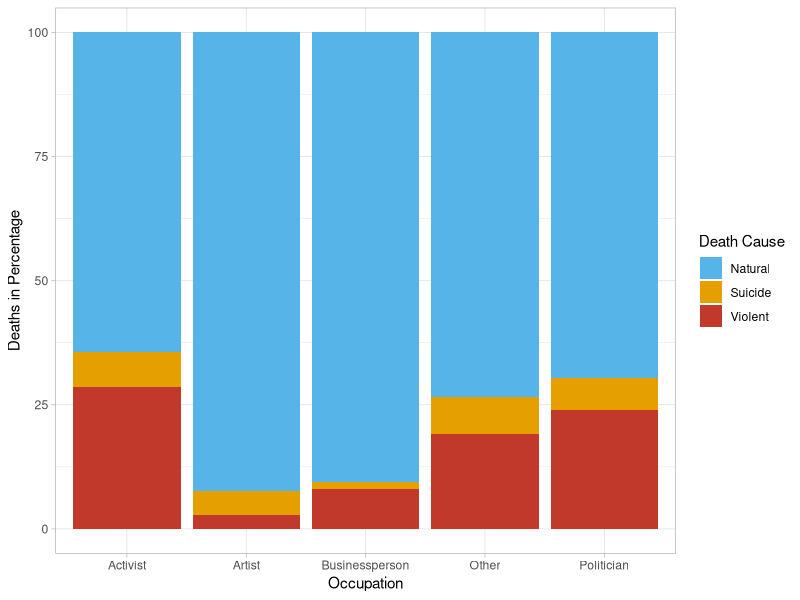
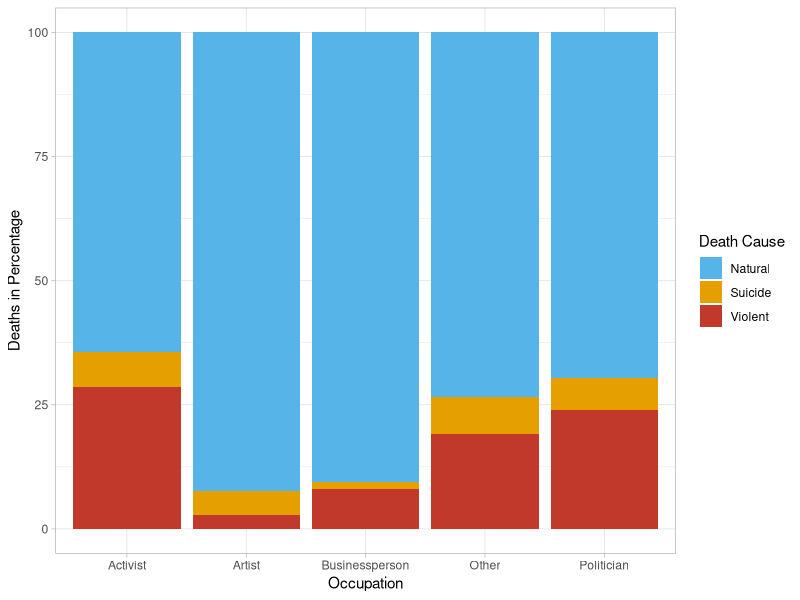

The R script that drew these images, in order: (Note: this script raises an error after producing the figures.)
library(tidyverse)
library('dplyr')

people_data <- read_csv('people_data.csv')

people_data_selected_columns <- people_data |>
  select('Name' = 'title',
         'Type' = 'type',
         'Birth_date' = 'ontology/birthDate',
         'Death_date' = 'ontology/deathDate',
         'Death_cause' = 'ontology/deathCause_label'
         )

death_cause_mapping <- read_csv('mapping_death_causes.csv')

people_categorized <- left_join(people_data_selected_columns, 
                                death_cause_mapping, by="Death_cause")


#death count per occupation and death cause
type_category_count <- people_categorized |>
  group_by(Type, category) |>
  summarize(Count=n()) |>
  pivot_wider(names_from = category,
              values_from = Count) |>
  mutate(total=sum(natural + suicide + violent))

#converting to percentages from counts (per occupation and death cause)
pct <- type_category_count |>
  summarise(Natural=(natural/total)*100, 
            Violent=(violent/total)*100, 
            Suicide=(suicide/total)*100) |> 
  pivot_longer(cols= !Type, 
               names_to = 'category', 
               values_to = 'percentage')

#barplot with stacked bars per occupation
barplot_occupation <- ggplot(data = pct) +
  aes(fill=category, y=percentage, x=Type) +
  xlab('Occupation') +
  ylab('Deaths in Percentage') +
  labs(fill='Death Cause') +
  theme_light() +
  geom_bar(position="stack", stat="identity") +
  scale_fill_manual(values=c("#56B4E9", "#E69F00", "#C0392B"))
ggsave('Barplot_occupation.pdf')
print(barplot_occupation)


#barplot with grouped bars per occupation without natural death
pct_without_natural <- pct[!(pct$category=='Natural'),]
pct_barplot_without_natural <- ggplot(data = pct_without_natural) +
  aes(fill=category, y=percentage, x=Type) +
  xlab('Occupation') +
  ylab('Deaths in percentage') +
  labs(fill='Death Cause') +
  theme_light() +
  geom_bar(position="dodge", stat="identity") +
  scale_fill_manual(values=c("#E69F00", "#C0392B"))

#lineplot for violence
people_categorized$year <-as.integer(format(people_categorized$Death_date, "%Y"))
data_with_year <- people_categorized |>
  select(year, Type, category) |>
  mutate("occupation"=
           ifelse((Type=='Activist'| Type=='Politician'),
         "civic",
         "other"))|>
  group_by(year, occupation, category) |>
  summarize(Count=n()) |>
  filter(!is.na(year)) |>
  subset(year> 1600) |>
  pivot_wider(names_from = category,
              values_from = Count) #|>
data_with_year[is.na(data_with_year)] <- 0
data_with_year <- data_with_year |>
  mutate(total=sum(natural + suicide + violent)) |>
  summarise(Natural=(natural/total)*100, 
            Violent=(violent/total)*100, 
            Suicide=(suicide/total)*100) |>
  subset(year> 1850)

data_decade <- data_with_year |>
  mutate(
    decade = floor(year / 10) * 10
  ) |>
  group_by(decade, occupation) |>
  pivot_longer(cols=c(Natural, Violent, Suicide), 
               names_to = 'category', 
               values_to = 'percentage') |>
  group_by(decade, occupation,category) |>
  summarise(percentage = mean(percentage))

data_decade_civic <- data_decade |>
  subset(occupation == 'civic') |>
  subset (category != 'Natural')

data_decade_other<- data_decade |>
  subset(occupation=='other') |>
  subset (category != 'Natural')

lineplot_civic <- ggplot(data = data_decade_civic) +
  aes(x=decade, y=percentage, color=category) +
  #xlab("") +
  #ylab("Percentage of violent death within year") +
  theme_light() +
  geom_smooth(aes(fill = category)) +
  scale_fill_manual(values=c("#E69F00", "#C0392B")) +
  scale_color_manual(values=c("#E69F00", "#C0392B"))

lineplot_other <- ggplot(data = data_decade_other) +
  aes(x=decade, y=percentage, color=category) +
  #xlab("") +
  #ylab("Percentage of violent death within year") +
  theme_light() +
  geom_smooth(aes(fill = category)) +
  scale_fill_manual(values=c("#E69F00", "#C0392B")) +
  scale_color_manual(values=c("#E69F00", "#C0392B"))

#lineplot_pct <- ggplot(data = data_decade_civic) +
#  aes(x=decade, y=percentage, fill=occupation) +
#  xlab("Year of violent death") +
#  ylab("Percentage of violent death within year") +
#  theme_light() +
#  geom_bar(position='stack', stat='identity')


#print(lineplot_civic)
#print(lineplot_other)
#print(pct_barplot_without_natural)

